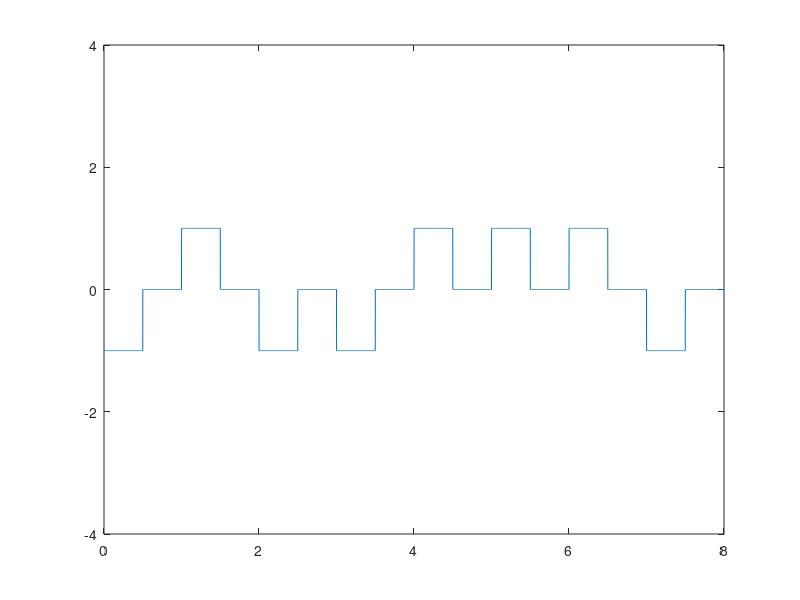

The MATLAB script that drew this image:
clc;
clear all;

bits =[0,1,0,0,1,1,1,0];

bit_rate=1;
n=1000;
T=length(bits)/bit_rate;
N=n*length(bits);
dt=T/N;
t=0:dt:T;
in=1;
for i=1:length(bits)
  if (bits(i)==1)
    amp(in)=1;
    amp(in+2)=0;
    
  else
    amp(in)=-1;
    amp(in+1)=0;
   end
   in=in+2;
end

x=1;
for i=1:length(t)
  y_valu(i)=amp(x);
  if (t(i)*bit_rate*2>=x)
    x=x+1;
  end
end

plot(t,y_valu);
axis([0 T -4 4]);

count=0;
for i=1:length(t)
  if t(i)>count
    count=count+1;
    if (y_valu(i)>0)
    ans_bit(count)=1;
  else
    ans_bit(count)=0;
    end
    
  end
end
disp('Dimodulation');
disp(ans_bit);
